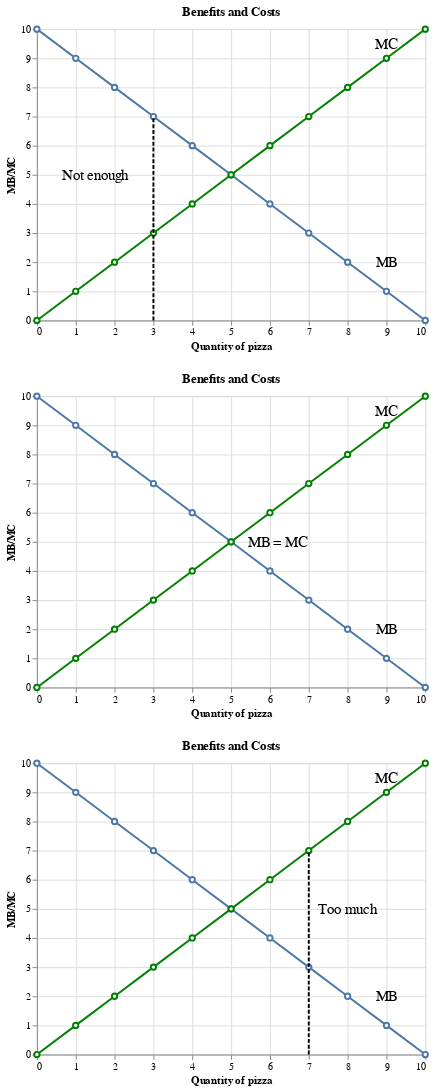

Write notebook code for a chart like this one.
### Markdown cell above
```{admonition} Example
Assume you are buying slices of pizza at a sporting event:
- Each slice of pizza gives you less and less additional benefit (downward sloping MB).
- Each additional slice costs more and more since you miss more and more of the game (upward sloping MC).
```

**Total net benefits are maximized when *MB = MC*.**

### Code cell
df_mu = pd.DataFrame(data={'MB': list(range(10,-1,-1)), 'pizza': list(range(0,11))})
df_mc = pd.DataFrame(data={'MB': list(range(0,11)), 'pizza': list(range(0,11))})
fig_mu = alt.Chart(df_mu).mark_line(point=alt.OverlayMarkDef(filled=False, fill='white')).encode(
    alt.X('pizza', title='Quantity of pizza'),
    alt.Y('MB', title='MB/MC')
).properties(title='Benefits and Costs')

fig_mc = alt.Chart(df_mc).mark_line(point=alt.OverlayMarkDef(filled=False, fill='white', color='green'), color='green').encode(
    alt.X('pizza', title='Quantity of pizza'),
    alt.Y('MB', title='MB/MC')
)

text6 = alt.Chart({'values':[{'x': 9, 'y': 2}]}).mark_text(
    text='MB',
    fontSize=15
).encode(x='x:Q', y='y:Q')

text7 = alt.Chart({'values':[{'x': 9, 'y': 9.5}]}).mark_text(
    text='MC',
    fontSize=15
).encode(x='x:Q', y='y:Q')

text8 = alt.Chart({'values':[{'x': 6.2, 'y': 5}]}).mark_text(
    text='MB = MC',
    fontSize=15
).encode(x='x:Q', y='y:Q')

df_mu_s = pd.DataFrame(data={'MB': [0, 3, 7], 'pizza': [7, 7, 7]})
fig_mu_s = alt.Chart(df_mu_s).mark_line(color='black', strokeDash=[4, 2]).encode(
    alt.X('pizza', title='Quantity of pizza'),
    alt.Y('MB', title='MB/MC')
)

df_mu_st = pd.DataFrame(data={'MB': [0, 3, 7], 'pizza': [3, 3, 3]})
fig_mu_st = alt.Chart(df_mu_st).mark_line(color='black', strokeDash=[4, 2]).encode(
    alt.X('pizza', title='Quantity of pizza'),
    alt.Y('MB', title='MB/MC')
)

text9 = alt.Chart({'values':[{'x': 1.5, 'y': 5}]}).mark_text(
    text='Not enough',
    fontSize=15
).encode(x='x:Q', y='y:Q')

text10 = alt.Chart({'values':[{'x': 8, 'y': 5}]}).mark_text(
    text='Too much',
    fontSize=15
).encode(x='x:Q', y='y:Q')

fig_mu_0 = fig_mu + fig_mc + text6 + text7 + fig_mu_st + text9
fig_mu_1 = fig_mu + fig_mc + text6 + text7 + text8
fig_mu_2 = fig_mu + fig_mc + text6 + text7 + fig_mu_s + text10
alt.vconcat(fig_mu_0, fig_mu_1, fig_mu_2)

### Figure 1 — Vega-Lite specification as saved in the notebook (floating-point values rounded to 4 significant figures)
{"config": {"view": {"continuousWidth": 400, "continuousHeight": 300}}, "vconcat": [{"layer": [{"data": {"name": "data-3f5abcc8d5343cbde644ba2a16cc1dac"}, "mark": {"type": "line", "point": {"fill": "white", "filled": false}}, "encoding": {"x": {"type": "quantitative", "field": "pizza", "title": "Quantity of pizza"}, "y": {"type": "quantitative", "field": "MB", "title": "MB/MC"}}, "title": "Benefits and Costs"}, {"data": {"name": "data-d6574ffcadf5570af0ec4d7d24ee6728"}, "mark": {"type": "line", "color": "green", "point": {"color": "green", "fill": "white", "filled": false}}, "encoding": {"x": {"type": "quantitative", "field": "pizza", "title": "Quantity of pizza"}, "y": {"type": "quantitative", "field": "MB", "title": "MB/MC"}}}, {"data": {"name": "data-e66117fc37f4b489d5fd1ecdac4bb029"}, "mark": {"type": "text", "fontSize": 15, "text": "MB"}, "encoding": {"x": {"type": "quantitative", "field": "x"}, "y": {"type": "quantitative", "field": "y"}}}, {"data": {"name": "data-78eb422e47dc010e08ec7870329a9a72"}, "mark": {"type": "text", "fontSize": 15, "text": "MC"}, "encoding": {"x": {"type": "quantitative", "field": "x"}, "y": {"type": "quantitative", "field": "y"}}}, {"data": {"name": "data-adbcc541db0511650179fa3bfc4fbf97"}, "mark": {"type": "line", "color": "black", "strokeDash": [4, 2]}, "encoding": {"x": {"type": "quantitative", "field": "pizza", "title": "Quantity of pizza"}, "y": {"type": "quantitative", "field": "MB", "title": "MB/MC"}}}, {"data": {"name": "data-cf4267eff0ce66c44af4a1b49f9f87c7"}, "mark": {"type": "text", "fontSize": 15, "text": "Not enough"}, "encoding": {"x": {"type": "quantitative", "field": "x"}, "y": {"type": "quantitative", "field": "y"}}}]}, {"layer": [{"data": {"name": "data-3f5abcc8d5343cbde644ba2a16cc1dac"}, "mark": {"type": "line", "point": {"fill": "white", "filled": false}}, "encoding": {"x": {"type": "quantitative", "field": "pizza", "title": "Quantity of pizza"}, "y": {"type": "quantitative", "field": "MB", "title": "MB/MC"}}, "title": "Benefits and Costs"}, {"data": {"name": "data-d6574ffcadf5570af0ec4d7d24ee6728"}, "mark": {"type": "line", "color": "green", "point": {"color": "green", "fill": "white", "filled": false}}, "encoding": {"x": {"type": "quantitative", "field": "pizza", "title": "Quantity of pizza"}, "y": {"type": "quantitative", "field": "MB", "title": "MB/MC"}}}, {"data": {"name": "data-e66117fc37f4b489d5fd1ecdac4bb029"}, "mark": {"type": "text", "fontSize": 15, "text": "MB"}, "encoding": {"x": {"type": "quantitative", "field": "x"}, "y": {"type": "quantitative", "field": "y"}}}, {"data": {"name": "data-78eb422e47dc010e08ec7870329a9a72"}, "mark": {"type": "text", "fontSize": 15, "text": "MC"}, "encoding": {"x": {"type": "quantitative", "field": "x"}, "y": {"type": "quantitative", "field": "y"}}}, {"data": {"name": "data-aa738e91b16cbc4cc830c091fab8f392"}, "mark": {"type": "text", "fontSize": 15, "text": "MB = MC"}, "encoding": {"x": {"type": "quantitative", "field": "x"}, "y": {"type": "quantitative", "field": "y"}}}]}, {"layer": [{"data": {"name": "data-3f5abcc8d5343cbde644ba2a16cc1dac"}, "mark": {"type": "line", "point": {"fill": "white", "filled": false}}, "encoding": {"x": {"type": "quantitative", "field": "pizza", "title": "Quantity of pizza"}, "y": {"type": "quantitative", "field": "MB", "title": "MB/MC"}}, "title": "Benefits and Costs"}, {"data": {"name": "data-d6574ffcadf5570af0ec4d7d24ee6728"}, "mark": {"type": "line", "color": "green", "point": {"color": "green", "fill": "white", "filled": false}}, "encoding": {"x": {"type": "quantitative", "field": "pizza", "title": "Quantity of pizza"}, "y": {"type": "quantitative", "field": "MB", "title": "MB/MC"}}}, {"data": {"name": "data-e66117fc37f4b489d5fd1ecdac4bb029"}, "mark": {"type": "text", "fontSize": 15, "text": "MB"}, "encoding": {"x": {"type": "quantitative", "field": "x"}, "y": {"type": "quantitative", "field": "y"}}}, {"data": {"name": "data-78eb422e47dc010e08ec7870329a9a72"}, "mark": {"type": "text", "fontSize": 15, "text": "MC"}, "encoding": {"x": {"type": "quantitative", "field": "x"}, "y": {"type": "quantitative", "field": "y"}}}, {"data": {"name": "data-41b57cca819efcfe80909502ed041afd"}, "mark": {"type": "line", "color": "black", "strokeDash": [4, 2]}, "encoding": {"x": {"type": "quantitative", "field": "pizza", "title": "Quantity of pizza"}, "y": {"type": "quantitative", "field": "MB", "title": "MB/MC"}}}, {"data": {"name": "data-85ebe2e8da7bee2c6d4cb5f623502c50"}, "mark": {"type": "text", "fontSize": 15, "text": "Too much"}, "encoding": {"x": {"type": "quantitative", "field": "x"}, "y": {"type": "quantitative", "field": "y"}}}]}], "$schema": "https://vega.github.io/schema/vega-lite/v4.8.1.json", "datasets": {"data-3f5abcc8d5343cbde644ba2a16cc1dac": [{"MB": 10, "pizza": 0}, {"MB": 9, "pizza": 1}, {"MB": 8, "pizza": 2}, {"MB": 7, "pizza": 3}, {"MB": 6, "pizza": 4}, {"MB": 5, "pizza": 5}, {"MB": 4, "pizza": 6}, {"MB": 3, "pizza": 7}, {"MB": 2, "pizza": 8}, {"MB": 1, "pizza": 9}, {"MB": 0, "pizza": 10}], "data-d6574ffcadf5570af0ec4d7d24ee6728": [{"MB": 0, "pizza": 0}, {"MB": 1, "pizza": 1}, {"MB": 2, "pizza": 2}, {"MB": 3, "pizza": 3}, {"MB": 4, "pizza": 4}, {"MB": 5, "pizza": 5}, {"MB": 6, "pizza": 6}, {"MB": 7, "pizza": 7}, {"MB": 8, "pizza": 8}, {"MB": 9, "pizza": 9}, {"MB": 10, "pizza": 10}], "data-e66117fc37f4b489d5fd1ecdac4bb029": [{"x": 9, "y": 2}], "data-78eb422e47dc010e08ec7870329a9a72": [{"x": 9, "y": 9.5}], "data-adbcc541db0511650179fa3bfc4fbf97": [{"MB": 0, "pizza": 3}, {"MB": 3, "pizza": 3}, {"MB": 7, "pizza": 3}], "data-cf4267eff0ce66c44af4a1b49f9f87c7": [{"x": 1.5, "y": 5}], "data-aa738e91b16cbc4cc830c091fab8f392": [{"x": 6.2, "y": 5}], "data-41b57cca819efcfe80909502ed041afd": [{"MB": 0, "pizza": 7}, {"MB": 3, "pizza": 7}, {"MB": 7, "pizza": 7}], "data-85ebe2e8da7bee2c6d4cb5f623502c50": [{"x": 8, "y": 5}]}}
